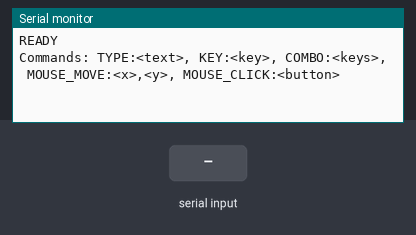
The sketch below on a simulated SparkFun Pro Micro, built with avr-gcc and run on an emulated ATmega32U4. Parts: the last lines printed to the serial monitor. The test bench sets the inputs (shaded band). Random numbers use the default seed unless the sketch sets one; USB keyboard and mouse output is not drawn.

Above: at 2.2 s.
2.3 s: "TYPE:\n" received over Serial
At 3.6 s:
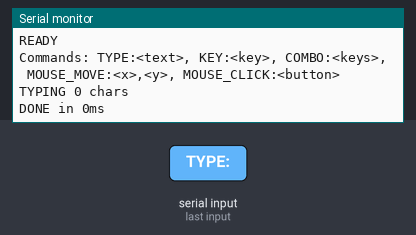
4.0 s: "KEY:\n" received over Serial
At 4.7 s:
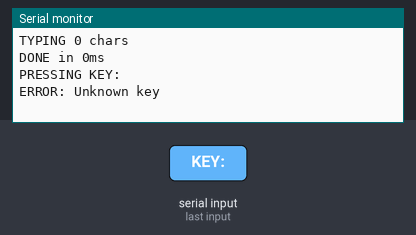
5.5 s: "COMBO:\n" received over Serial
At 6.0 s:
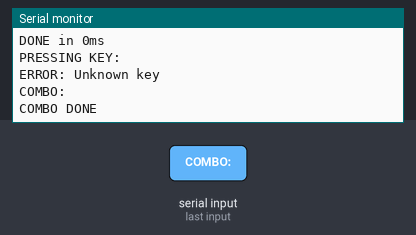
7.2 s: "MOUSE_MOVE:\n" received over Serial
At 8.3 s:
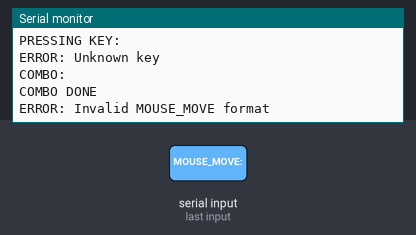
8.7 s: "MOUSE_CLICK:\n" received over Serial
At 9.5 s:
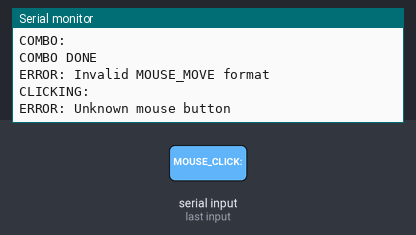
10.2 s: "RIGHT_ARROW\n" received over Serial
At 10.6 s:
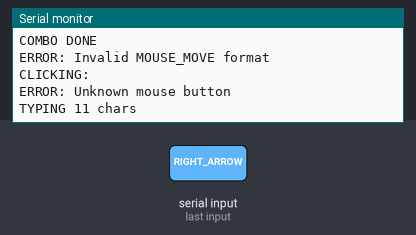
Timing chart, 0 to 13.2 s (numbered marks = the images above; inputs shaded):
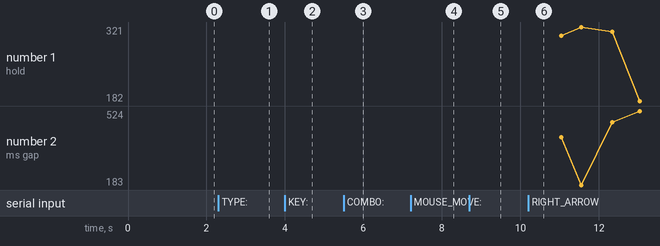

The sketch:

arduino-hid-sketch.ino
```cpp
/**
 * Arduino HID Keyboard + Mouse Sketch for Desktop Recorder
 *
 * Flash this onto an Arduino Leonardo or Pro Micro (ATmega32U4).
 * It listens on serial and performs keyboard AND mouse actions.
 *
 * Board: Arduino Leonardo (or SparkFun Pro Micro)
 * Port:  Check Device Manager for COM port
 *
 * Commands:
 *   TYPE:<text>       - Type text with natural timing
 *   KEY:RIGHT_ARROW   - Press right arrow key (and other special keys)
 *   COMBO:ALT+F4      - Press key combination (supports CTRL, ALT, SHIFT, WIN)
 *   MOUSE_MOVE:x,y    - Move mouse by relative pixels (e.g., MOUSE_MOVE:100,-50)
 *   MOUSE_CLICK:left  - Click mouse button (left/right/middle)
 */

#include <Keyboard.h>
#include <Mouse.h>

// Randomized delay: returns base +/- jitter
long randDelay(long base, long jitter) {
  return base + random(-jitter, jitter + 1);
}

void setup() {
  Serial.begin(9600);
  Keyboard.begin();
  Mouse.begin();
  randomSeed(analogRead(0));
  delay(1000);
  Serial.println("READY");
  Serial.println("Commands: TYPE:<text>, KEY:<key>, COMBO:<keys>, MOUSE_MOVE:<x>,<y>, MOUSE_CLICK:<button>");
}

void loop() {
  if (Serial.available() > 0) {
    String input = Serial.readStringUntil('\n');
    input.trim();

    if (input.length() > 0) {
      // Parse command
      if (input.startsWith("TYPE:")) {
        String text = input.substring(5);
        typeText(text);
      } else if (input.startsWith("KEY:")) {
        String key = input.substring(4);
        pressSpecialKey(key);
      } else if (input.startsWith("COMBO:")) {
        String combo = input.substring(6);
        pressKeyCombo(combo);
      } else if (input.startsWith("MOUSE_MOVE:")) {
        String coords = input.substring(11);
        moveMouse(coords);
      } else if (input.startsWith("MOUSE_CLICK:")) {
        String button = input.substring(12);
        clickMouse(button);
      } else {
        // Legacy mode: just type the input
        typeText(input);
      }
    }
  }
}

/**
 * Type text with natural timing
 */
void typeText(String text) {
  Serial.print("TYPING ");
  Serial.print(text.length());
  Serial.println(" chars");

  // Random initial pause before typing (50-300ms)
  delay(random(50, 301));

  unsigned long startTime = millis();

  for (unsigned int i = 0; i < text.length(); i++) {
    // Hold duration: 147-347ms (247 +/- 100)
    long holdTime = randDelay(247, 100);
    // Gap between keys: 156-556ms (356 +/- 200)
    long gapTime = randDelay(356, 200);

    Keyboard.press(text[i]);
    delay(holdTime);
    Keyboard.release(text[i]);
    delay(gapTime);

    Serial.print("  char ");
    Serial.print(i + 1);
    Serial.print("/");
    Serial.print(text.length());
    Serial.print(" hold=");
    Serial.print(holdTime);
    Serial.print("ms gap=");
    Serial.print(gapTime);
    Serial.print("ms at ");
    Serial.print(millis() - startTime);
    Serial.println("ms");
  }

  Serial.print("DONE in ");
  Serial.print(millis() - startTime);
  Serial.println("ms");
}

/**
 * Press a special key (arrow keys, Enter, etc.)
 */
void pressSpecialKey(String keyName) {
  Serial.print("PRESSING KEY: ");
  Serial.println(keyName);

  int keyCode = 0;

  if (keyName == "RIGHT_ARROW") {
    keyCode = KEY_RIGHT_ARROW;
  } else if (keyName == "LEFT_ARROW") {
    keyCode = KEY_LEFT_ARROW;
  } else if (keyName == "UP_ARROW") {
    keyCode = KEY_UP_ARROW;
  } else if (keyName == "DOWN_ARROW") {
    keyCode = KEY_DOWN_ARROW;
  } else if (keyName == "ENTER" || keyName == "RETURN") {
    keyCode = KEY_RETURN;
  } else if (keyName == "TAB") {
    keyCode = KEY_TAB;
  } else if (keyName == "ESC" || keyName == "ESCAPE") {
    keyCode = KEY_ESC;
  } else if (keyName == "BACKSPACE") {
    keyCode = KEY_BACKSPACE;
  } else if (keyName == "DELETE") {
    keyCode = KEY_DELETE;
  } else {
    Serial.println("ERROR: Unknown key");
    return;
  }

  // Press and release with natural timing
  Keyboard.press(keyCode);
  delay(random(50, 150)); // Hold time
  Keyboard.release(keyCode);
  delay(random(50, 150)); // Release time

  Serial.println("KEY DONE");
}

/**
 * Press a key combination (e.g., ALT+F4, CTRL+C)
 */
void pressKeyCombo(String combo) {
  Serial.print("COMBO: ");
  Serial.println(combo);

  combo.toUpperCase();

  // Parse modifiers and main key
  bool hasCtrl = combo.indexOf("CTRL") >= 0;
  bool hasAlt = combo.indexOf("ALT") >= 0;
  bool hasShift = combo.indexOf("SHIFT") >= 0;
  bool hasWin = combo.indexOf("WIN") >= 0;

  // Press modifiers
  if (hasCtrl) Keyboard.press(KEY_LEFT_CTRL);
  if (hasAlt) Keyboard.press(KEY_LEFT_ALT);
  if (hasShift) Keyboard.press(KEY_LEFT_SHIFT);
  if (hasWin) Keyboard.press(KEY_LEFT_GUI);

  delay(50);

  // Find and press main key (after last '+')
  int lastPlus = combo.lastIndexOf('+');
  if (lastPlus >= 0) {
    String mainKey = combo.substring(lastPlus + 1);
    mainKey.trim();

    // Check if it's a special key
    if (mainKey == "F4") {
      Keyboard.press(KEY_F4);
    } else if (mainKey.length() == 1) {
      Keyboard.press(mainKey[0]);
    }
  }

  delay(100);

  // Release all keys
  Keyboard.releaseAll();
  delay(50);

  Serial.println("COMBO DONE");
}

/**
 * Move mouse by relative coordinates
 * Format: "x,y" where x and y are signed integers
 * Example: "100,-50" moves right 100px and up 50px
 */
void moveMouse(String coords) {
  int commaIndex = coords.indexOf(',');
  if (commaIndex == -1) {
    Serial.println("ERROR: Invalid MOUSE_MOVE format");
    return;
  }

  int x = coords.substring(0, commaIndex).toInt();
  int y = coords.substring(commaIndex + 1).toInt();

  Serial.print("MOVING MOUSE: ");
  Serial.print(x);
  Serial.print(",");
  Serial.println(y);

  // Move in small increments for smoother movement
  int steps = max(abs(x), abs(y)) / 5; // Move in ~5px increments
  if (steps < 1) steps = 1;

  float dx = (float)x / steps;
  float dy = (float)y / steps;

  for (int i = 0; i < steps; i++) {
    Mouse.move((int)dx, (int)dy, 0);
    delay(5); // Small delay between movements for natural feel
  }

  // Move any remaining pixels
  int remainderX = x - ((int)dx * steps);
  int remainderY = y - ((int)dy * steps);
  if (remainderX != 0 || remainderY != 0) {
    Mouse.move(remainderX, remainderY, 0);
  }

  delay(50);
  Serial.println("MOUSE MOVED");
}

/**
 * Click mouse button
 * Supported: left, right, middle
 */
void clickMouse(String button) {
  Serial.print("CLICKING: ");
  Serial.println(button);

  button.toLowerCase();

  if (button == "left") {
    Mouse.click(MOUSE_LEFT);
  } else if (button == "right") {
    Mouse.click(MOUSE_RIGHT);
  } else if (button == "middle") {
    Mouse.click(MOUSE_MIDDLE);
  } else {
    Serial.println("ERROR: Unknown mouse button");
    return;
  }

  delay(100);
  Serial.println("CLICK DONE");
}
```

Measured:
- after the input at 2.3 s, the serial monitor: prints a new line at once (image 1)
- after the input at 4.0 s, the serial monitor: prints a new line at once (image 2)
- after the input at 5.5 s, the serial monitor: prints a new line at once (image 3)
- after the input at 7.2 s, the serial monitor: prints a new line at once (image 4)
- after the input at 8.7 s, the serial monitor: prints a new line at once (image 5)
- after the input at 10.2 s, the serial monitor: prints a new line at once (image 6)
